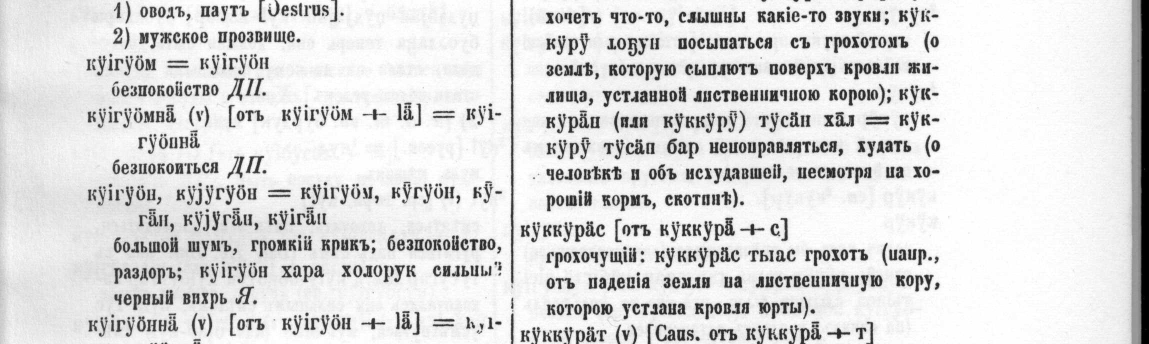
#> input picture Pek2.jpg, 2297 x 688 px (shown at 1/2 size)
$ python mser.py
#> lines starting #> are read from the running program, lines starting #| are printed output that depends on the picture; after the words box and inside, x2 and y2 are one past the last pixel; in counts of white or black regions, pixels touching at a corner belong together
import cv2

img = cv2.imread('Pek2.jpg')
#> img is the input picture: shape (688, 2297, 3); min 0, max 255, mean 219.1
mser = cv2.MSER_create()

#Resize the image so that MSER can work better
img = cv2.resize(img, (img.shape[1]*2, img.shape[0]*2))
#> img: shape (1376, 4594, 3)

gray = cv2.cvtColor(img, cv2.COLOR_BGR2GRAY)
vis = img.copy()

regions = mser.detectRegions(gray)
hulls = [cv2.convexHull(p.reshape(-1, 1, 2)) for p in regions[0]]
#> hulls = 30575 contours; largest, box (x1, y1, x2, y2) and area: (3186, 665, 3488, 737) 18326, (2170, 882, 2422, 971) 18137, (2183, 661, 2496, 728) 18132, (453, 944, 718, 1017) 17596, (2184, 663, 2490, 725) 16834
cv2.polylines(vis, hulls, 1, (0,255,0))
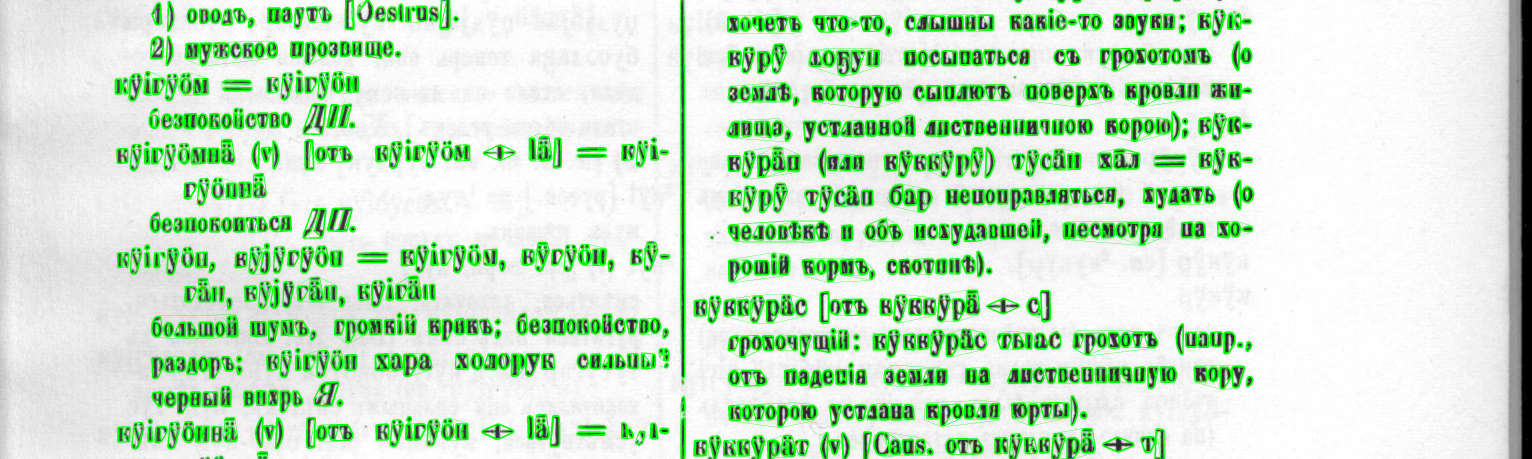
#> vis: shape (1376, 4594, 3) (shown at 1/3 size); mean B, G, R 202, 228.6, 202

cv2.namedWindow('img', 0)
cv2.imshow('img', vis)
while(cv2.waitKey()!=ord('q')):
#> (key q is pressed here)
    continue
cv2.destroyAllWindows()
